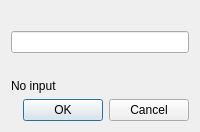
<?xml version="1.0" encoding="UTF-8"?>
<ui version="4.0">
 <class>AssembleInstructionDialog</class>
 <widget class="QDialog" name="AssembleInstructionDialog">
  <layout class="QVBoxLayout" name="mainLayout">
   <item>
    <widget class="QLabel" name="errorLocationLabel"/>
   </item>
   <item>
    <widget class="QLineEdit" name="inputEdit"/>
   </item>
   <item>
    <widget class="QLabel" name="errorLineLabel"/>
   </item>
   <item>
    <widget class="QLabel" name="messageLabel">
     <property name="text">
      <string>No input</string>
     </property>
    </widget>
   </item>
   <item>
    <widget class="QDialogButtonBox" name="buttonBox">
     <property name="standardButtons">
      <set>QDialogButtonBox::Cancel|QDialogButtonBox::Ok</set>
     </property>
    </widget>
   </item>
  </layout>
 </widget>
 <tabstops>
  <tabstop>inputEdit</tabstop>
  <tabstop>buttonBox</tabstop>
 </tabstops>
 <resources/>
 <connections/>
</ui>
